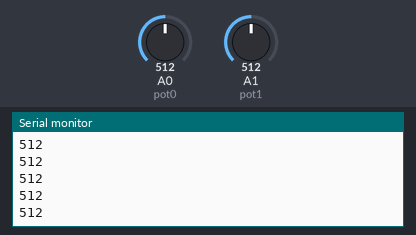
Simulated run of this sketch. Board: Arduino Uno, built with avr-gcc and run on an emulated ATmega328P. On the bench: the last lines printed to the serial monitor. Inputs (shaded band) come from the test bench; at power-on: A0 (pot0) = 512, A1 (pot1) = 512.

Above: at 1.2 s.
1.3 s: A0 (pot0) set to 716
At 2.2 s:
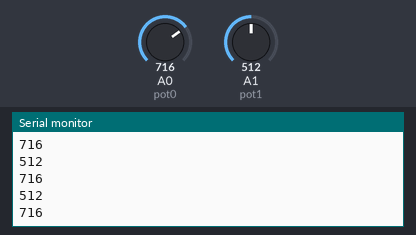
2.8 s: A1 (pot1) set to 716
At 3.4 s:
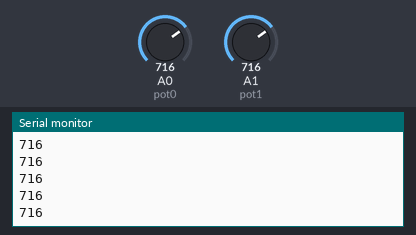
4.3 s: A0 (pot0) set to 900
At 5.0 s:
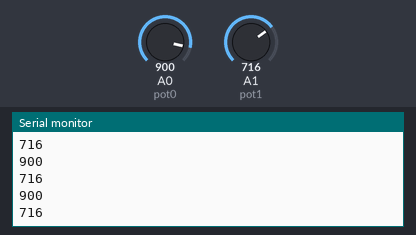
5.8 s: A1 (pot1) set to 511
At 6.8 s:
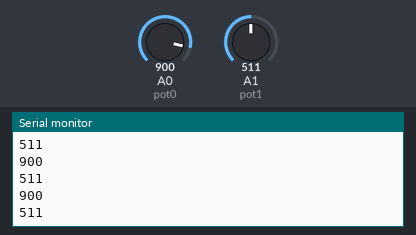
Timing chart, 0 to 8.3 s (numbered marks = the images above; inputs shaded):
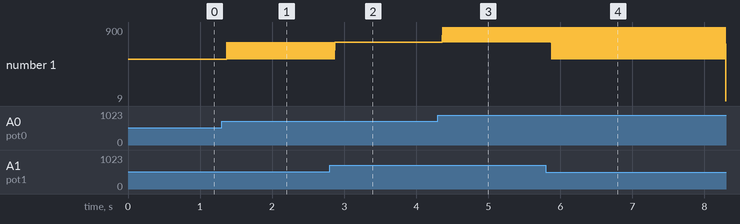

Measured:
- after the input at 1.3 s, the serial monitor: prints a new line after 0.07 s (image 1)
- after the input at 4.3 s, the serial monitor: prints a new line after 0.07 s (image 3)
- after the input at 5.8 s, the serial monitor: prints a new line after 0.08 s (image 4)
- plotted number 1: 512 → 716 after the input at 1.3 s

The sketch:

Pot.ino
```cpp
int pot0=0;
int pot1=1;
int val0,val1;
void setup() {

  Serial.begin(9600);

}

void loop() {

  val0= analogRead(pot0);
  val1= analogRead(pot1);
  Serial.println(val0);
  Serial.println(val1);
  delay(1);


}
```
